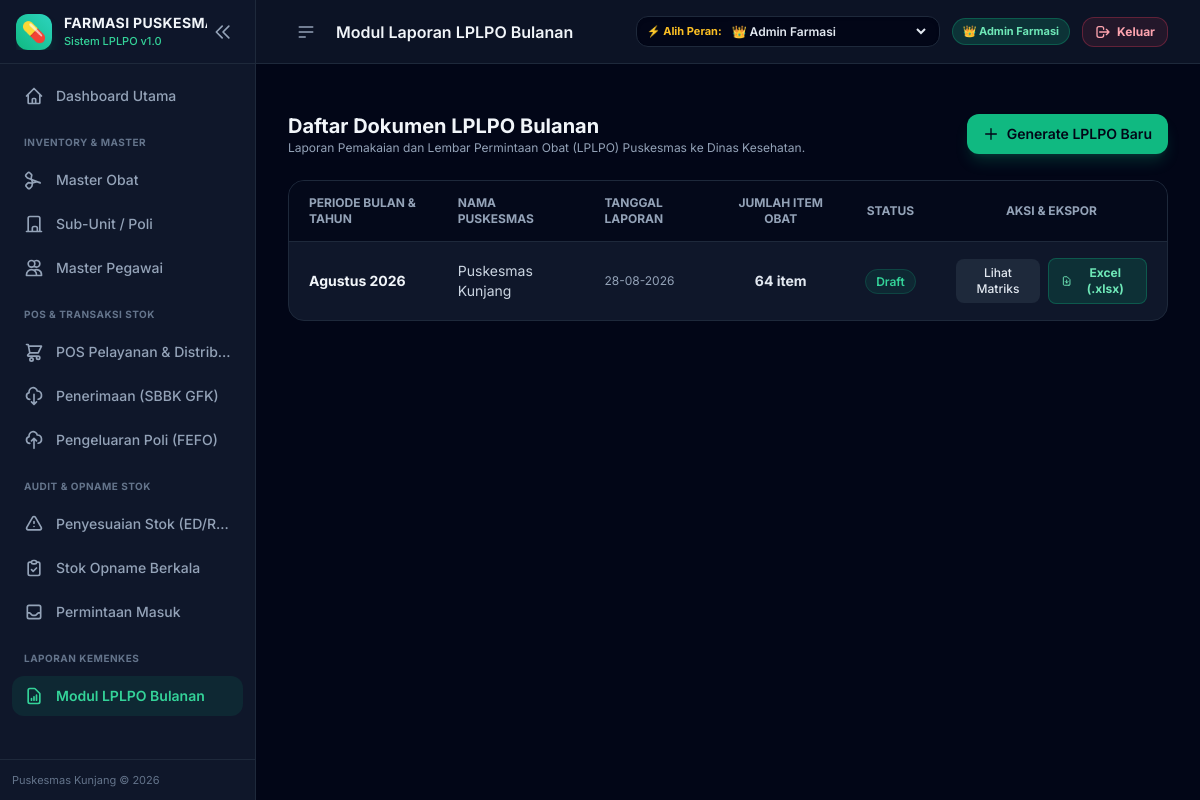
The app's page /lplpo/ (signed in) with its own data.
### app/models.py (models this page shows, shortened)
class BaseModel(db.Model):
    __abstract__ = True

class LPLPO(BaseModel):
    __tablename__ = 'lplpo'
    id = db.Column(db.Integer, primary_key=True)
    bulan = db.Column(db.Integer, nullable=False)  # 1 - 12
    tahun = db.Column(db.Integer, nullable=False)  # e.g. 2026
    nama_puskesmas = db.Column(db.String(100), default='Puskesmas Kunjang')
    tanggal_laporan = db.Column(db.Date, default=date.today)
    status = db.Column(db.String(20), default='Draft')  # Draft, Final
    keterangan = db.Column(db.Text)
    kepala_puskesmas = db.Column(db.String(100), default='dr. Durotun Nafisa, M.H')
    nip_kepala = db.Column(db.String(30), default='19750423 200212 2 005')
    pengelola_obat = db.Column(db.String(100), default='Daril Rahmatullah, S.Farm.Apt')
    nip_pengelola = db.Column(db.String(30), default='19810704 200901 1 004')
    created_at = db.Column(db.DateTime, default=datetime.utcnow)
    items = db.relationship('LPLPOItem', backref='lplpo', lazy=True, cascade="all, delete-orphan")
    @property
    def nama_bulan(self):
        nama_bulan_list = [
            '', 'Januari', 'Februari', 'Maret', 'April', 'Mei', 'Juni',
            'Juli', 'Agustus', 'September', 'Oktober', 'November', 'Desember'
        ]
        if 1 <= self.bulan <= 12:
            return nama_bulan_list[self.bulan]
        return str(self.bulan)

### app/routes/lplpo.py (the view)
@lplpo_bp.route('/')
def list_lplpo():
    page = request.args.get('page', 1, type=int)
    pagination = LPLPO.query.order_by(LPLPO.tahun.desc(), LPLPO.bulan.desc()).paginate(page=page, per_page=15, error_out=False)
    lplpo_list = pagination.items
    return render_template('lplpo/list.html', lplpo_list=lplpo_list, pagination=pagination)

### app/templates/lplpo/list.html (shortened to what this page needs)
{% extends 'base.html' %}
{% block header_title %}Modul Laporan LPLPO Bulanan{% endblock %}
{% block content %}
<div class="space-y-6">
    <div class="flex flex-col sm:flex-row items-start sm:items-center justify-between gap-4">
        <div>
            <h3 class="text-xl font-bold text-slate-100">Daftar Dokumen LPLPO Bulanan</h3>
            <p class="text-xs text-slate-400">Laporan Pemakaian dan Lembar Permintaan Obat (LPLPO) Puskesmas ke Dinas Kesehatan.</p>
        </div>
        <a href="{{ url_for('lplpo.generate_lplpo') }}" class="px-4 py-2.5 bg-emerald-500 hover:bg-emerald-400 text-slate-950 font-semibold rounded-xl transition-all shadow-lg shadow-emerald-500/20 flex items-center gap-2 text-sm">
            <svg class="w-4 h-4" fill="none" stroke="currentColor" viewBox="0 0 24 24"><path stroke-linecap="round" stroke-linejoin="round" stroke-width="2" d="M12 4v16m8-8H4"/></svg>
            Generate LPLPO Baru
        </a>
    </div>
    <div class="bg-slate-900 rounded-2xl border border-slate-800 overflow-hidden">
        <div class="overflow-x-auto">
            <table class="w-full text-sm text-left">
                <thead class="text-xs uppercase bg-slate-950/80 text-slate-400 border-b border-slate-800">
                    <tr>
                        <th class="px-5 py-3.5">Periode Bulan & Tahun</th>
                        <th class="px-5 py-3.5">Nama Puskesmas</th>
                        <th class="px-5 py-3.5">Tanggal Laporan</th>
                        <th class="px-5 py-3.5 text-center">Jumlah Item Obat</th>
                        <th class="px-5 py-3.5 text-center">Status</th>
                        <th class="px-5 py-3.5 text-center">Aksi & Ekspor</th>
                    </tr>
                </thead>
                <tbody class="divide-y divide-slate-800/60">
                    {% if lplpo_list %}
                        {% for l in lplpo_list %}
                        <tr class="hover:bg-slate-800/40 transition-colors">
                            <td class="px-5 py-4 font-bold text-slate-100">
                                <a href="{{ url_for('lplpo.detail_lplpo', id=l.id) }}" class="hover:text-emerald-400 hover:underline">
                                    {{ l.nama_bulan }} {{ l.tahun }}
                                </a>
                            </td>
                            <td class="px-5 py-4 text-slate-300">{{ l.nama_puskesmas }}</td>
                            <td class="px-5 py-4 text-slate-400 text-xs">{{ l.tanggal_laporan.strftime('%d-%m-%Y') }}</td>
                            <td class="px-5 py-4 text-center font-bold text-slate-200">{{ l.items|length }} item</td>
                            <td class="px-5 py-4 text-center">
                                <span class="px-2.5 py-1 rounded-full text-xs font-semibold bg-emerald-500/10 text-emerald-400 border border-emerald-500/20">
                                    {{ l.status }}
                                </span>
                            </td>
                            <td class="px-5 py-4 text-center">
                                <div class="flex items-center justify-center gap-2">
                                    <a href="{{ url_for('lplpo.detail_lplpo', id=l.id) }}" class="px-3 py-1.5 bg-slate-800 hover:bg-slate-700 text-slate-200 rounded-lg text-xs font-medium">
                                        Lihat Matriks
                                    </a>
                                    <a href="{{ url_for('lplpo.download_excel', id=l.id) }}" class="px-3 py-1.5 bg-emerald-600/20 hover:bg-emerald-600/30 text-emerald-300 border border-emerald-500/30 rounded-lg text-xs font-bold flex items-center gap-1">
                                        <svg class="w-3.5 h-3.5" fill="none" stroke="currentColor" viewBox="0 0 24 24"><path stroke-linecap="round" stroke-linejoin="round" stroke-width="2" d="M12 10v6m0 0l-3-3m3 3l3-3m2 8H7a2 2 0 01-2-2V5a2 2 0 012-2h5.586a1 1 0 01.707.293l5.414 5.414a1 1 0 01.293.707V19a2 2 0 01-2 2z"/></svg>
                                        Excel (.xlsx)
                                    </a>
                                </div>
                            </td>
                        </tr>
                        {% endfor %}
                    {% else %}
                        <tr>
                            <td colspan="6" class="text-center py-8 text-slate-500 text-sm">
                                Belum ada dokumen LPLPO yang digenerate. Klik "Generate LPLPO Baru".
                            </td>
                        </tr>
                    {% endif %}
                </tbody>
            </table>
        </div>
    </div>
</div>
{% endblock %}

### app/templates/base.html (style rules this page uses)
body { font-family: 'Inter', sans-serif; }

### records on screen
LPLPO: nama_bulan "Agustus", tahun "2026", nama_puskesmas "Puskesmas Kunjang", tanggal_laporan "28-08-2026", items|length "64", status "Draft"

### other values on screen
form field value "👑 Admin Farmasi"
